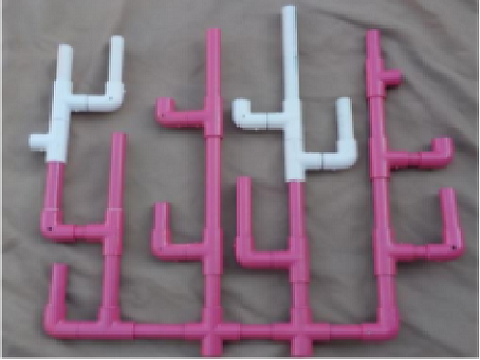
#> input picture photos/before.png, 480 x 360 px
$ python app.py
#> lines starting #> are read from the running program, lines starting #| are printed output that depends on the picture
"""
Coral reef task.

Module storing an implementation of the coral reef task.
"""
import cv2
import numpy as np
import imutils


RED = (0, 0, 255)
GREEN = (0, 255, 0)
BLUE = (255, 0, 0)
YELLOW = (0, 255, 255)


# Preprocessing part of the module
def align_photos(img_before: np.ndarray, img_now: np.ndarray, img_before_color: np.ndarray) -> np.ndarray:
    """
    Align photo from before and now to have the same perspective.

    :param img_before: image given as before converted into grayscale
    :param img_now: image taken now converted into grayscale
    :param img_before_color: original image given as before
    :return: transformed (aligned) image in color
    """
    # Create ORB detector with 5000 features
    # Find key points and descriptors. The first arg is the image, second arg is the mask, that is not required.
    kp1, first_descriptor = cv2.ORB_create(5000).detectAndCompute(img_before, None)
    kp2, second_descriptor = cv2.ORB_create(5000).detectAndCompute(img_now, None)

    # Match features between the two images. We create a Brute Force matcher with hamming distance as measurement mode.
    # Match the two sets of descriptors.
    matches = cv2.BFMatcher(cv2.NORM_HAMMING, crossCheck=True).match(first_descriptor, second_descriptor)

    # Sort matches on the basis of their Hamming distance.
    matches.sort(key=lambda x: x.distance)

    # Take the top 90 % matches forward.
    matches = matches[:int(len(matches) * 90)]

    # Define empty matrices of shape no_of_matches * 2.
    empty_first = np.zeros((len(matches), 2))
    empty_second = np.zeros((len(matches), 2))

    for idx, match in enumerate(matches):
        empty_first[idx, :] = kp1[match.queryIdx].pt
        empty_second[idx, :] = kp2[match.trainIdx].pt

    # Find the homography matrix.
    homography, _ = cv2.findHomography(empty_first, empty_second, cv2.RANSAC)

    # Use this matrix to transform the colored image wrt the reference image.
    transformed_img = cv2.warpPerspective(img_before_color, homography, (img_now.shape[1], img_now.shape[0]))

    return transformed_img


# [119 lines left out: functions get_white_masked_photo, get_pink_masked_photo, find_contours, draw_bounding_boxes, get_bounding_boxes, not called in this run]


def determine_coral_reef_change():
    """
    Process images and find the changes of the coral reef between two images.
    """
    # Loading before and now images
    image_before = cv2.imread("photos/before.png")
#> image_before is the input picture: shape (360, 480, 3); mean B, G, R 124.3, 111.8, 131.3
    image_now = cv2.imread("photos/now.png")
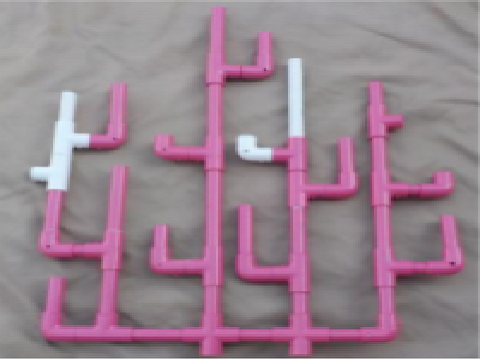
#> input picture photos/now.png, 480 x 360 px
#> image_now is the input picture: shape (360, 480, 3); mean B, G, R 142.6, 130.1, 151.8

    image_before = cv2.resize(image_before, (480, 360))
    image_now = cv2.resize(image_now, (480, 360))

    # Preprocessing images with bilateral filter to preserve edges
    image_before = cv2.bilateralFilter(image_before, 3, 75, 75)
    image_now = cv2.bilateralFilter(image_now, 3, 75, 75)

    # Converting images into grayscale
    gray_before = cv2.cvtColor(image_before, cv2.COLOR_BGR2GRAY)
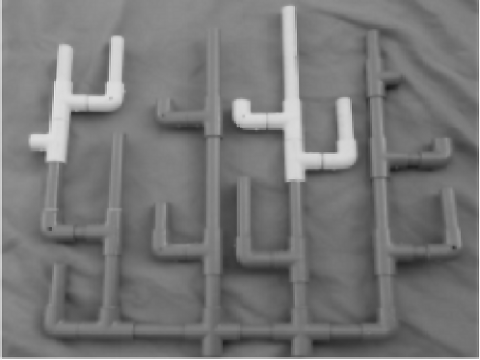
#> gray_before: shape (360, 480); min 26, max 255, mean 119.1
    gray_now = cv2.cvtColor(image_now, cv2.COLOR_BGR2GRAY)
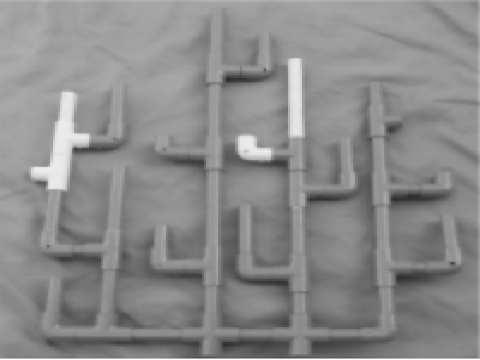
#> gray_now: shape (360, 480); min 43, max 255, mean 138

    transformed_image = align_photos(gray_before, gray_now, image_before)
#> in align_photos, `kp1, first_descriptor = cv2.ORB_create(5000).detectAndCompute(img_befo..`: kp1 = 431 keypoints; strongest (x, y, size): (278, 131, 92.6), (73, 112, 53.6), (279, 132, 77.1), (309, 172, 77.1)
#> in align_photos, `kp2, second_descriptor = cv2.ORB_create(5000).detectAndCompute(img_now..`: kp2 = 399 keypoints; strongest (x, y, size): (75, 149, 64.3), (74, 149, 53.6), (73, 148, 44.6), (74, 148, 37.2)
#> in align_photos, `matches = cv2.BFMatcher(cv2.NORM_HAMMING, crossCheck=True).match(first..`: matches = 131 matches

    # Get masked white parts of image now and before (already aligned)
    img_masked_white = get_white_masked_photo(image_now)
    img_masked_white_before_aligned = get_white_masked_photo(transformed_image)

    # Get masked pink parts of image now and before (already aligned)
    pink_masked_now = get_pink_masked_photo(image_now)
    pink_masked_aligned = get_pink_masked_photo(transformed_image)
    cv2.imshow("pink_masked", pink_masked_aligned)
    cv2.waitKey(0)

    pink_and_white_now = cv2.bitwise_or(img_masked_white, pink_masked_now)
    pink_and_white_before = cv2.bitwise_or(img_masked_white_before_aligned, pink_masked_aligned)


    # Recovery changes are when white parts from before become pink (BITWISE AND OPERATION)
    recovery_changes = cv2.bitwise_and(pink_masked_now, img_masked_white_before_aligned)

    # Bleaching changes are when pink parts from before become white (BITWISE AND OPERATION)
    bleaching_changes = cv2.bitwise_and(pink_masked_aligned, img_masked_white)

    # Growth changes are when there are only new pink parts that did not belong to before image and postprocessing
    growth_changes = pink_masked_now - pink_masked_aligned - recovery_changes + bleaching_changes
    growth_changes = cv2.morphologyEx(growth_changes, cv2.MORPH_OPEN, np.ones((7, 7), np.uint8), 10)

    # Missing parts of coral reef and postprocessing
    death_changes = pink_and_white_before - pink_and_white_now
    death_changes = cv2.morphologyEx(death_changes, cv2.MORPH_OPEN, np.ones((7, 7), np.uint8), 10)

    return get_bounding_boxes(recovery_changes, growth_changes, death_changes, bleaching_changes, image_now)


if __name__ == "__main__":
#> (the run stopped early here; a loop or call above may not have finished)
